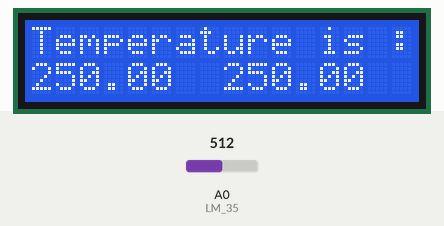
Bench run of a sketch on a simulated Arduino Uno, built with avr-gcc and run on an emulated ATmega328P. Parts: 16×2 character LCD. The inputs (shaded band) are chosen by the test bench; at power-on: A0 (LM_35) = 512.

Above: at 3.4 s.
3.5 s: A0 (LM_35) set to 223
At 7.3 s:
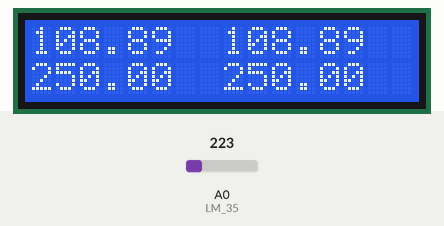
7.6 s: A0 (LM_35) set to 192
At 11.5 s:
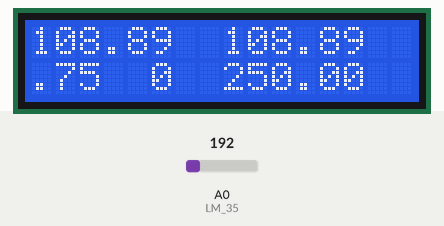
11.7 s: A0 (LM_35) set to 122
At 13.4 s:
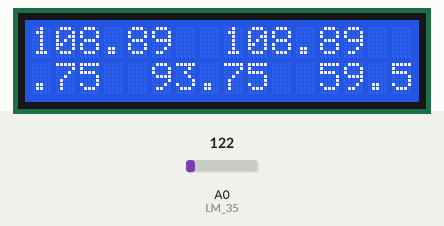
14.5 s: A0 (LM_35) set to 306
At 18.4 s:
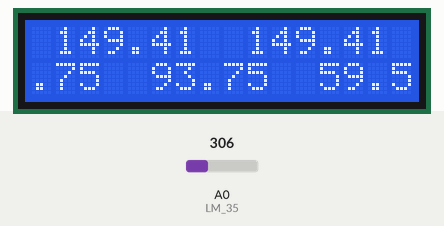
18.6 s: A0 (LM_35) set to 22
At 22.5 s:
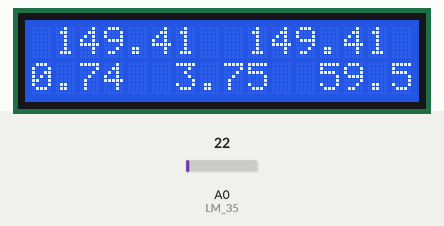
22.7 s: A0 (LM_35) set to 19
At 28.9 s:
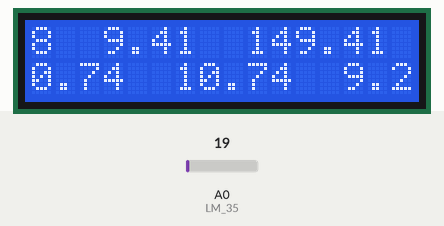
Timing chart, 0 to 30.4 s (numbered marks = the images above; inputs shaded):
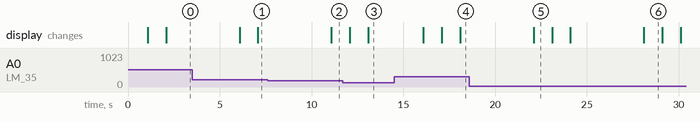

The sketch:

LCD_tmep.ino
```cpp
#include <LiquidCrystal.h>
LiquidCrystal MyLCD(12,11,5,4,3,2);
const int LM_35=A0;
float temp=0;
int input_val = 0;

void setup() {

  MyLCD.begin(16,2);
    MyLCD.home();
    MyLCD.println("Temperature is :");
        MyLCD.setCursor(0,1);

}

void loop()
{
input_val = analogRead(LM_35);
temp = (5.0*input_val*100.0)/1024;
delay(1000);
 MyLCD.println( temp );
}
```

Measured:
- the behaviour switches between 205 and 204 on A0 (LM_35) (found by bisection; images 1 and 2)
- the behaviour switches between 21 and 20 on A0 (LM_35) (found by bisection; images 5 and 6)
- after the input at 7.6 s, the display: changes after 3.5 s (image 2)
- after the input at 14.5 s, the display: first changes after 1.6 s (image 4 shows a later state)
- what the display in image 6 shows lasts 1.0 s, from 28.1 s to 29.1 s
